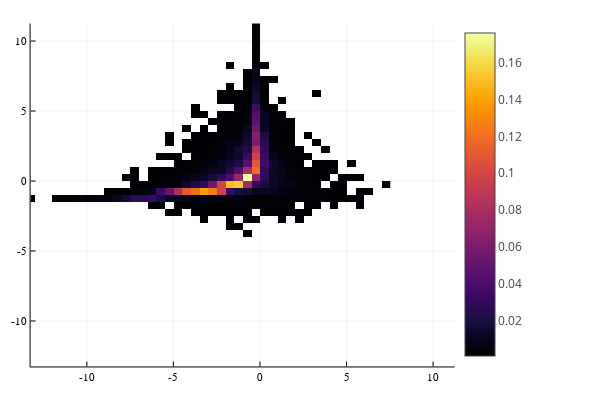
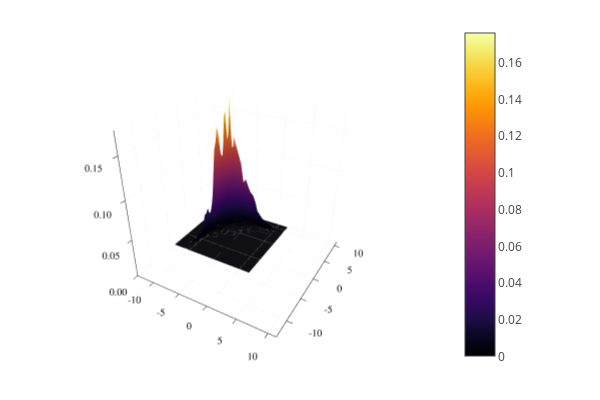

These figures' notebook cell, in order:
### Code cell
t = 5
data = componentwise_vectors_timepoint(sol, t);
plotHist(data, d)
# r, phi = unzip(map(convertPolar, collect(zip(data[1], data[2]))));

# h_ = fit(Histogram, r .^ 2, nbins=nbins)
# h_ = normalize(h_, mode=:pdf)


# p = plot(h_)
# Dz = map(z -> pdf(D, z), h_.edges[1])
# plot!(h_.edges[1], Dz)

# display(p)
# display(histogram(phi, bins=nbins))

### Figure 1 — Plotly figure (JSON) as saved in the notebook; plotly's stock layout.template omitted (floating-point values rounded to 4 significant figures; data arrays with more than 128 entries replaced by an {"elided": "..."} marker saying what was removed)
{"data": [{"colorbar": {"len": 0.9525, "title": "", "x": 0.7578, "y": 0.5139}, "colorscale": {"elided": "256x2 mixed values"}, "name": "y1", "showlegend": false, "showscale": true, "type": "heatmap", "x": [-13.5, -13, -12.5, -12, -11.5, -11, -10.5, -10, -9.5, -9, -8.5, -8, -7.5, -7, -6.5, -6, -5.5, -5, -4.5, -4, -3.5, -3, -2.5, -2, -1.5, -1, -0.5, 0, 0.5, 1, 1.5, 2, 2.5, 3, 3.5, 4, 4.5, 5, 5.5, 6, 6.5, 7, 7.5], "xaxis": "x", "y": [-4, -3.5, -3, -2.5, -2, -1.5, -1, -0.5, 0, 0.5, 1, 1.5, 2, 2.5, 3, 3.5, 4, 4.5, 5, 5.5, 6, 6.5, 7, 7.5, 8, 8.5, 9, 9.5, 10, 10.5, 11, 11.5], "yaxis": "y", "z": {"elided": "31x42 float values"}, "zmax": 0.176, "zmin": 0.0004}], "layout": {"annotations": [], "height": 400, "legend": {"bgcolor": "rgba(255, 255, 255, 1.000)", "bordercolor": "rgba(0, 0, 0, 1.000)", "borderwidth": 1, "font": {"color": "rgba(0, 0, 0, 1.000)", "family": "sans-serif", "size": 11}, "title": {"font": {"color": "rgba(0, 0, 0, 1.000)", "family": "sans-serif", "size": 15}, "text": ""}, "tracegroupgap": 0, "traceorder": "normal", "x": 1, "xanchor": "auto", "y": 1, "yanchor": "auto"}, "margin": {"b": 20, "l": 0, "r": 0, "t": 20}, "paper_bgcolor": "rgba(255, 255, 255, 1.000)", "plot_bgcolor": "rgba(255, 255, 255, 1.000)", "showlegend": true, "width": 600, "xaxis": {"anchor": "y", "domain": [0.05101, 0.7578], "gridcolor": "rgba(0, 0, 0, 0.100)", "gridwidth": 0.5, "linecolor": "rgba(0, 0, 0, 1.000)", "mirror": false, "range": [-13.25, 11.25], "showgrid": true, "showline": true, "showticklabels": true, "tickangle": 0, "tickcolor": "rgb(0, 0, 0)", "tickfont": {"color": "rgba(0, 0, 0, 1.000)", "family": "sans-serif", "size": 11}, "tickmode": "array", "ticks": "inside", "ticktext": ["-10", "-5", "0", "5", "10"], "tickvals": [-10, -5, 0, 5, 10], "title": "", "titlefont": {"color": "rgba(0, 0, 0, 1.000)", "family": "sans-serif", "size": 15}, "type": "-", "visible": true, "zeroline": false, "zerolinecolor": "rgba(0, 0, 0, 1.000)"}, "yaxis": {"anchor": "x", "domain": [0.03762, 0.9902], "gridcolor": "rgba(0, 0, 0, 0.100)", "gridwidth": 0.5, "linecolor": "rgba(0, 0, 0, 1.000)", "mirror": false, "range": [-13.25, 11.25], "showgrid": true, "showline": true, "showticklabels": true, "tickangle": 0, "tickcolor": "rgb(0, 0, 0)", "tickfont": {"color": "rgba(0, 0, 0, 1.000)", "family": "sans-serif", "size": 11}, "tickmode": "array", "ticks": "inside", "ticktext": ["-10", "-5", "0", "5", "10"], "tickvals": [-10, -5, 0, 5, 10], "title": "", "titlefont": {"color": "rgba(0, 0, 0, 1.000)", "family": "sans-serif", "size": 15}, "type": "-", "visible": true, "zeroline": false, "zerolinecolor": "rgba(0, 0, 0, 1.000)"}}}

### Figure 2 — Plotly figure (JSON) as saved in the notebook; plotly's stock layout.template omitted (floating-point values rounded to 4 significant figures; data arrays with more than 128 entries replaced by an {"elided": "..."} marker saying what was removed)
{"data": [{"colorbar": {"len": 0.9525, "title": "", "x": 0.7578, "y": 0.5139}, "colorscale": {"elided": "256x2 mixed values"}, "name": "y1", "opacity": null, "scene": "scene", "showlegend": false, "showscale": true, "type": "surface", "x": [-13.25, -12.75, -12.25, -11.75, -11.25, -10.75, -10.25, -9.75, -9.25, -8.75, -8.25, -7.75, -7.25, -6.75, -6.25, -5.75, -5.25, -4.75, -4.25, -3.75, -3.25, -2.75, -2.25, -1.75, -1.25, -0.75, -0.25, 0.25, 0.75, 1.25, 1.75, 2.25, 2.75, 3.25, 3.75, 4.25, 4.75, 5.25, 5.75, 6.25, 6.75, 7.25], "xaxis": "x", "y": [-3.75, -3.25, -2.75, -2.25, -1.75, -1.25, -0.75, -0.25, 0.25, 0.75, 1.25, 1.75, 2.25, 2.75, 3.25, 3.75, 4.25, 4.75, 5.25, 5.75, 6.25, 6.75, 7.25, 7.75, 8.25, 8.75, 9.25, 9.75, 10.25, 10.75, 11.25], "yaxis": "y", "z": {"elided": "42x31 float values"}, "zaxis": "z", "zmax": 0.176, "zmin": 0}], "layout": {"annotations": [], "height": 400, "legend": {"bgcolor": "rgba(255, 255, 255, 1.000)", "bordercolor": "rgba(0, 0, 0, 1.000)", "borderwidth": 1, "font": {"color": "rgba(0, 0, 0, 1.000)", "family": "sans-serif", "size": 11}, "title": {"font": {"color": "rgba(0, 0, 0, 1.000)", "family": "sans-serif", "size": 15}, "text": ""}, "tracegroupgap": 0, "traceorder": "normal", "x": 1, "xanchor": "auto", "y": 1, "yanchor": "auto"}, "margin": {"b": 20, "l": 0, "r": 0, "t": 20}, "paper_bgcolor": "rgba(255, 255, 255, 1.000)", "plot_bgcolor": "rgba(255, 255, 255, 1.000)", "scene": {"camera": {"eye": {"x": 1.126, "y": -1.95, "z": 1.3}, "projection": "orthographic"}, "domain": {"x": [0.05101, 0.7578], "y": [0.03762, 0.9902]}, "xaxis": {"gridcolor": "rgba(0, 0, 0, 0.100)", "gridwidth": 0.5, "linecolor": "rgba(0, 0, 0, 1.000)", "mirror": false, "range": [-13.25, 11.25], "showgrid": true, "showline": true, "showticklabels": true, "tickangle": 0, "tickcolor": "rgb(0, 0, 0)", "tickfont": {"color": "rgba(0, 0, 0, 1.000)", "family": "sans-serif", "size": 11}, "tickmode": "array", "ticks": "inside", "ticktext": ["-10", "-5", "0", "5", "10"], "tickvals": [-10, -5, 0, 5, 10], "title": "", "titlefont": {"color": "rgba(0, 0, 0, 1.000)", "family": "sans-serif", "size": 15}, "type": "-", "visible": true, "zeroline": false, "zerolinecolor": "rgba(0, 0, 0, 1.000)"}, "yaxis": {"gridcolor": "rgba(0, 0, 0, 0.100)", "gridwidth": 0.5, "linecolor": "rgba(0, 0, 0, 1.000)", "mirror": false, "range": [-13.25, 11.25], "showgrid": true, "showline": true, "showticklabels": true, "tickangle": 0, "tickcolor": "rgb(0, 0, 0)", "tickfont": {"color": "rgba(0, 0, 0, 1.000)", "family": "sans-serif", "size": 11}, "tickmode": "array", "ticks": "inside", "ticktext": ["-10", "-5", "0", "5", "10"], "tickvals": [-10, -5, 0, 5, 10], "title": "", "titlefont": {"color": "rgba(0, 0, 0, 1.000)", "family": "sans-serif", "size": 15}, "type": "-", "visible": true, "zeroline": false, "zerolinecolor": "rgba(0, 0, 0, 1.000)"}, "zaxis": {"gridcolor": "rgba(0, 0, 0, 0.100)", "gridwidth": 0.5, "linecolor": "rgba(0, 0, 0, 1.000)", "mirror": false, "range": [0, 0.176], "showgrid": true, "showline": true, "showticklabels": true, "tickangle": 0, "tickcolor": "rgb(0, 0, 0)", "tickfont": {"color": "rgba(0, 0, 0, 1.000)", "family": "sans-serif", "size": 11}, "tickmode": "array", "ticks": "inside", "ticktext": ["0.00", "0.05", "0.10", "0.15"], "tickvals": [0, 0.05, 0.1, 0.15], "title": "", "titlefont": {"color": "rgba(0, 0, 0, 1.000)", "family": "sans-serif", "size": 15}, "type": "-", "visible": true, "zeroline": false, "zerolinecolor": "rgba(0, 0, 0, 1.000)"}}, "showlegend": true, "width": 600}}
